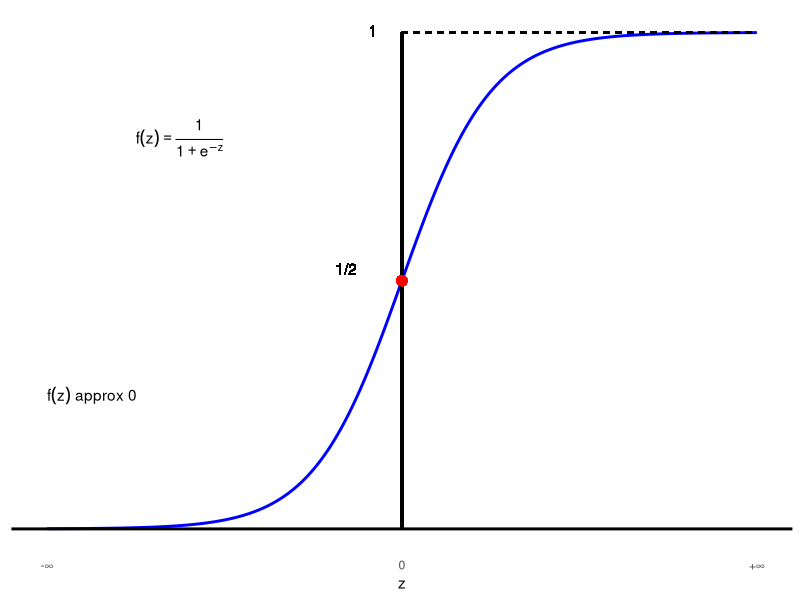
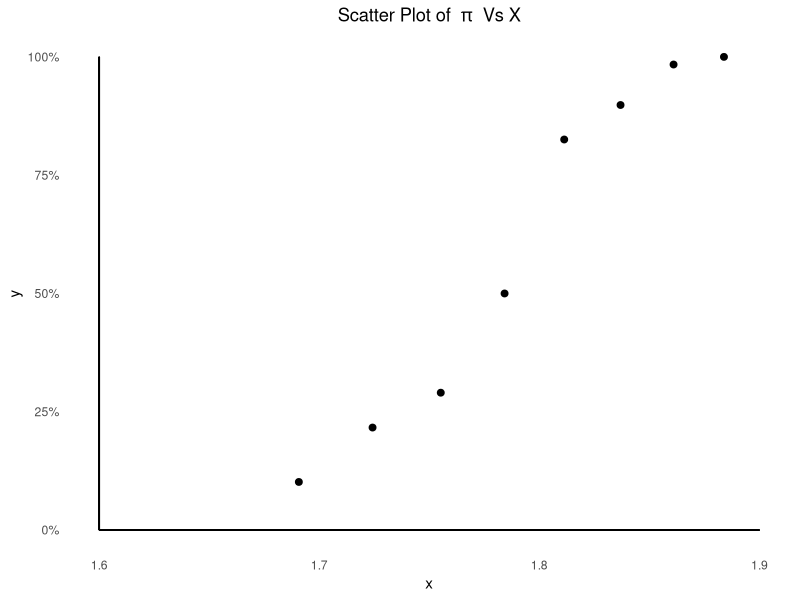
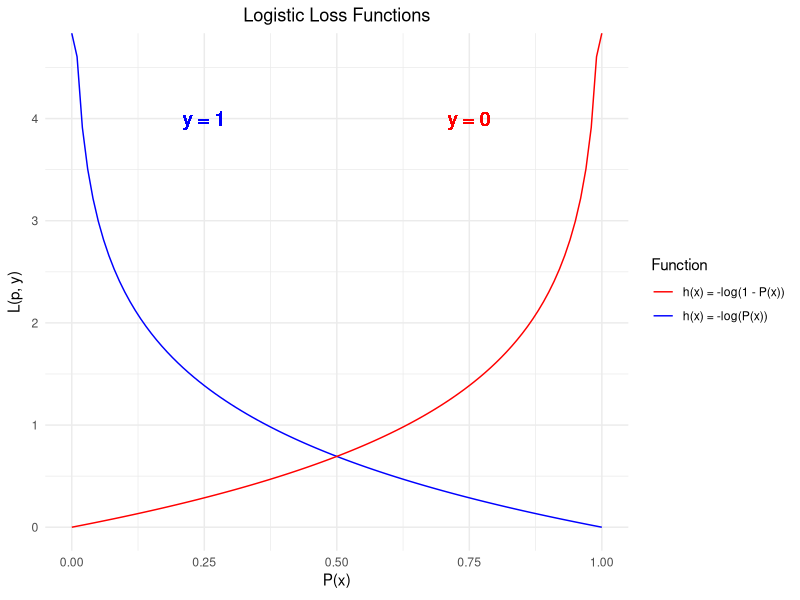
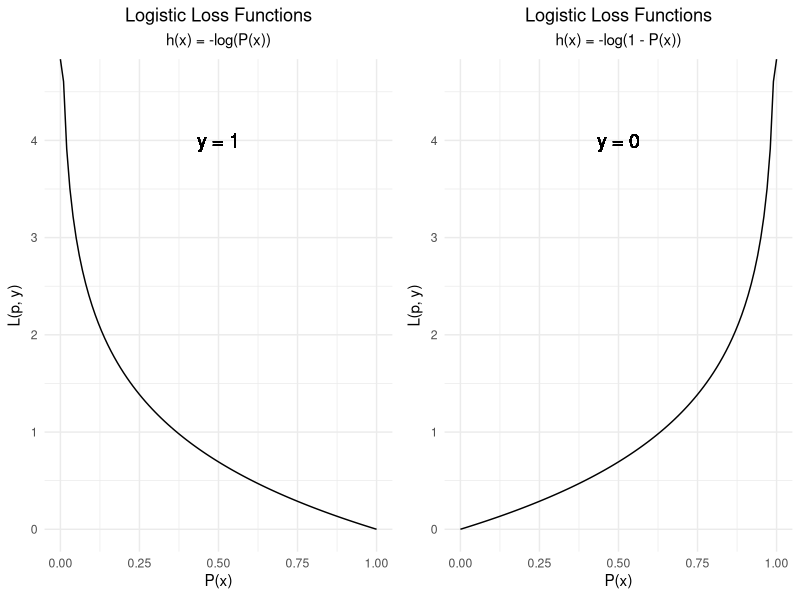
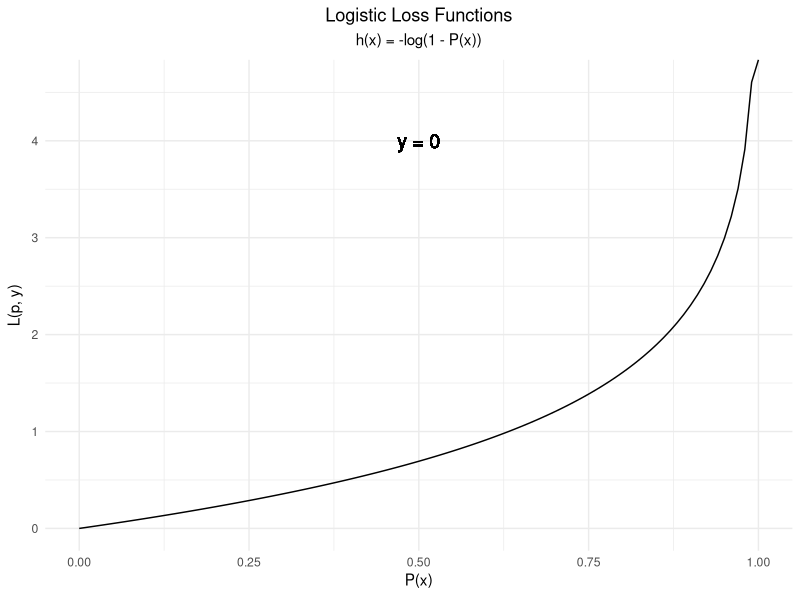
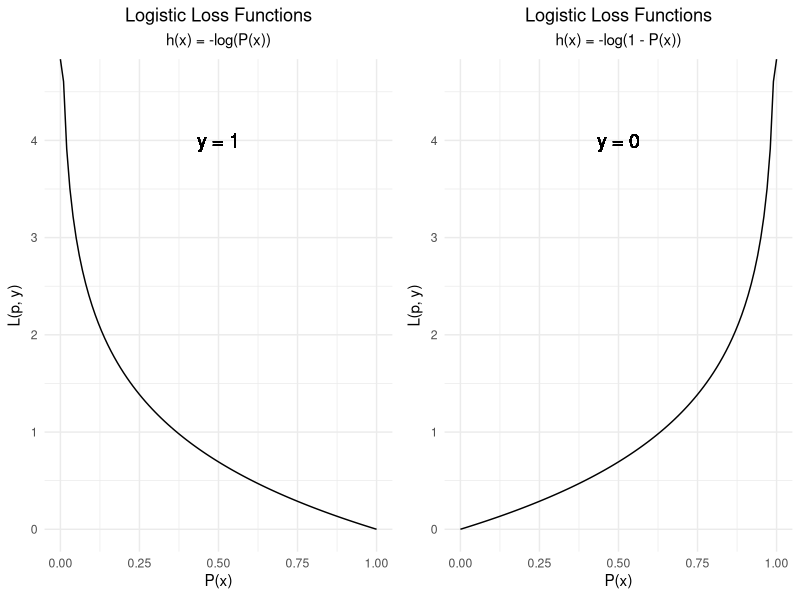

Reproduce these figures in R, in order.

# Loading the required packages -------------------------------------------

pkg <- c('tidyverse',
         'caret',
         'glmnet',
         'ggpubr')

for(i in 1:length(pkg)){
  if(!(pkg[i] %in% installed.packages())) {
    install.packages(pkg[i])
  }
  library(pkg[i], character.only = TRUE)
}


# Chapter-2 Codes ---------------------------------------------------------

# Define the Logistic Function
Logistic_Function <- function(z){
  1/(1 + exp(-z))
}

# Create a data frame for the curve
df <- data.frame(z = seq(-8, 8, by = 0.01),
                 y = Logistic_Function(seq(-8, 8, by = 0.01)))

# Create the ggplot object
ggplot(df, aes(x = z, y = y)) +
  geom_line(color = "blue", size = 1) +
  geom_hline(yintercept = 0, color = "black", size = 1) +
  geom_segment(aes(x = 0, xend = 8, y = 1, yend = 1), linetype = "dashed") +
  geom_segment(aes(x = 0, xend = 0, y = 0, yend = 1), linetype = "solid", size = 1) +
  scale_x_continuous(breaks = c(-8, 0, 8), labels = c("-∞", "0", "+∞")) +
  geom_text(aes(x = -1.5, y = 0.5, label = "1/2"), vjust = -0.5, hjust = 0) +
  geom_text(aes(x = -0.75, y = 0.98, label = "1"), vjust = -0.5, hjust = 0) +
  geom_point(aes(x = 0, y = 0.5), color = "red", shape = 19, size = 3) +
  annotate("text", x = -6, y = 0.75, label = expression(f(z) == frac(1, 1 + e^-z)), hjust = 0, vjust = 0) +
  annotate("text", x = -8, y = 0.25, label = expression(f(z) ~ approx ~ 0), hjust = 0, vjust = 0) +
  theme_minimal() +
  theme(panel.grid = element_blank(),  # Remove grid lines
        axis.text.y = element_blank(), 
        axis.title.y = element_blank())


# Example-1 ---------------------------------------------------------------

# Creating the data.frame:
insect_df <- data.frame(
  y = c(6, 13, 18, 28, 52, 53, 61, 60),
  n = c(59, 60, 62, 56, 63, 59, 62, 60),
  x = c(1.6907, 1.7242, 1.7552, 1.7842, 1.8113, 1.8369, 1.8610, 1.8839)
)

# Plotting the `pi=y/n` Vs x:
insect_df %>% 
  ggplot(aes(x = x, y = y/n)) + 
  geom_point(size = 2) + 
  ggtitle(expression("Scatter Plot of " ~ pi ~ " Vs X")) +
  ylab("y") +
  geom_segment(aes(x = 1.6, xend = 1.9, y = 0, yend = 0)) +
  geom_segment(aes(x = 1.6, xend = 1.6, y = 0, yend = 1)) +
  scale_y_continuous(labels = scales::percent_format(accuracy = 1)) +  # Add Y-axis labels as percentages
  theme_minimal() +
  theme(plot.title = element_text(hjust = 0.5),
        panel.grid = element_blank())


# Recreating the response variable:
responseMatrix <- with(insect_df, cbind(y, n-y))

# Fitting the logistic regression model:
fit_lr <- glm(responseMatrix ~ insect_df$x,
              family = binomial(link = "logit"))

# The fitted model properties:
cbind(summary(fit_lr)$coef, Exp_Estimate = exp(coef(fit_lr)))


# Assuming you have the xtable package installed
library(xtable)

# Create the data frame with the coefficients and exponentiated estimates
model_summary <- cbind(summary(fit_lr)$coef, Exp_Estimate = exp(coef(fit_lr)))

# Convert the data frame to a LaTeX table
latex_table <- xtable(model_summary,
                      caption = "جدول برآورد ضرایب مدل رگرسیون لوژستیک مثال اول",
                      auto = T)

# Print the LaTeX code for the table
print(latex_table, include.rownames = TRUE)



# Logistic Loss Functions -------------------------------------------------

# Generate a sequence of probabilities
probs <- seq(0, 1, by = 0.01)

# Calculate the logistic loss functions
log_loss_1 <- -log(probs)
log_loss_2 <- -log(1 - probs)

# Create a data frame for plotting
df <- data.frame(probs, log_loss_1, log_loss_2)

# Plot the logistic loss functions using ggplot2
ggplot(df, aes(x = probs)) +
  geom_line(aes(y = log_loss_1, color = "h(x) = -log(P(x))")) +
  geom_line(aes(y = log_loss_2, color = "h(x) = -log(1 - P(x))")) +
  labs(title = "Logistic Loss Functions",
       x = expression("P(x)"),
       y = expression("L(p, y)"),
       color = "Function") +
  geom_text(aes(x = 0.25, y = 4, label = "y = 1"),
            size = 5,
            col = 'blue') +
  geom_text(aes(x = 0.75, y = 4, label = "y = 0"),
            size = 5,
            col = 'red') +
  scale_color_manual(values = c("h(x) = -log(P(x))" = "blue", "h(x) = -log(1 - P(x))" = "red")) +
  theme_minimal() + 
  theme(plot.title = element_text(hjust = 0.5), 
        plot.subtitle = element_text(hjust = 0.5)) 

# ggsave('bothLogisticLossFunctions.png')
# Sep ---------------------------------------------------------------------

# Generate a sequence of probabilities
probs <- seq(0, 1, by = 0.01)

# Calculate the logistic loss functions
log_loss_1 <- -log(probs)
log_loss_2 <- -log(1 - probs)

# Create a data frame for plotting
df <- data.frame(probs, log_loss_1, log_loss_2)

# Plot the logistic loss functions using ggplot2
p1 <- ggplot(df, aes(x = probs)) +
  geom_line(aes(y = log_loss_1)) +
  labs(title = "Logistic Loss Functions",
       subtitle = expression("h(x) = -log(P(x))"),
       x = expression("P(x)"),
       y = expression("L(p, y)")) +
  geom_text(aes(x = 0.5, y = 4, label = "y = 1"),
            size = 5) + 
  theme_minimal() +
  theme(plot.title = element_text(hjust = 0.5), 
        plot.subtitle = element_text(hjust = 0.5)) 
# ggsave('fig_y1.jpg')

# Plot the logistic loss functions using ggplot2
p2 <- ggplot(df, aes(x = probs)) +
  geom_line(aes(y = log_loss_2)) +
  labs(title = "Logistic Loss Functions",
       subtitle = expression("h(x) = -log(1 - P(x))"),
       x = expression("P(x)"),
       y = expression("L(p, y)")) +
  geom_text(aes(x = 0.5, y = 4, label = "y = 0"),
            size = 5) +
  theme_minimal() +
  theme(plot.title = element_text(hjust = 0.5), 
        plot.subtitle = element_text(hjust = 0.5)) 
ggsave('fig_y0.jpg')

ggarrange(p1, p2, ncol = 2)
ggsave('SepLogisticLossFunctions.png')
